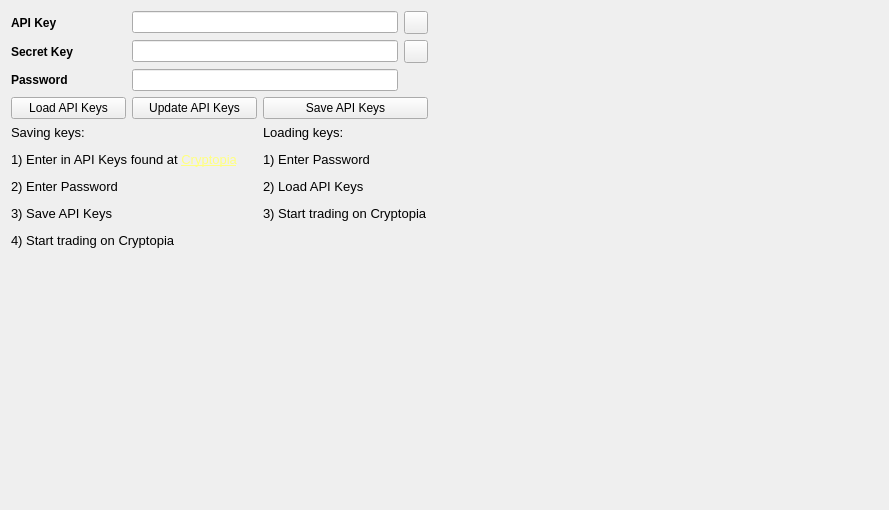
     <widget class="QWidget" name="ApiSettings">
      <attribute name="title">
       <string>Settings</string>
      </attribute>
      <layout class="QGridLayout" name="gridLayout">
       <item row="0" column="0">
        <widget class="QLabel" name="label_2">
         <property name="font">
          <font>
           <weight>75</weight>
           <bold>true</bold>
          </font>
         </property>
         <property name="text">
          <string>API Key</string>
         </property>
        </widget>
       </item>
       <item row="1" column="4">
        <widget class="QToolButton" name="SecretPasteButton">
         <property name="toolTip">
          <string>Paste from clipboard</string>
         </property>
         <property name="text">
          <string/>
         </property>
         <property name="icon">
          <iconset resource="../bitcoin.qrc">
           <normaloff>:/icons/editpaste</normaloff>:/icons/editpaste</iconset>
         </property>
         <property name="shortcut">
          <string>Alt+P</string>
         </property>
        </widget>
       </item>
       <item row="2" column="0">
        <widget class="QLabel" name="label_28">
         <property name="font">
          <font>
           <weight>75</weight>
           <bold>true</bold>
          </font>
         </property>
         <property name="text">
          <string>Password</string>
         </property>
        </widget>
       </item>
       <item row="0" column="4">
        <widget class="QToolButton" name="KeyPasteButton">
         <property name="toolTip">
          <string>Paste from clipboard</string>
         </property>
         <property name="text">
          <string/>
         </property>
         <property name="icon">
          <iconset resource="../bitcoin.qrc">
           <normaloff>:/icons/editpaste</normaloff>:/icons/editpaste</iconset>
         </property>
         <property name="shortcut">
          <string>Alt+P</string>
         </property>
        </widget>
       </item>
       <item row="2" column="1" colspan="3">
        <widget class="QLineEdit" name="PasswordInput">
         <property name="echoMode">
          <enum>QLineEdit::Password</enum>
         </property>
        </widget>
       </item>
       <item row="3" column="0">
        <widget class="QPushButton" name="LoadKeys">
         <property name="minimumSize">
          <size>
           <width>115</width>
           <height>0</height>
          </size>
         </property>
         <property name="text">
          <string>Load API Keys</string>
         </property>
        </widget>
       </item>
       <item row="3" column="1" colspan="2">
        <widget class="QPushButton" name="UpdateKeys">
         <property name="minimumSize">
          <size>
           <width>125</width>
           <height>0</height>
          </size>
         </property>
         <property name="text">
          <string>Update API Keys</string>
         </property>
        </widget>
       </item>
       <item row="3" column="3" colspan="2">
        <widget class="QPushButton" name="SaveKeys">
         <property name="minimumSize">
          <size>
           <width>115</width>
           <height>0</height>
          </size>
         </property>
         <property name="text">
          <string>Save API Keys</string>
         </property>
        </widget>
       </item>
       <item row="1" column="1" colspan="3">
        <widget class="QLineEdit" name="SecretKeyInput"/>
       </item>
       <item row="0" column="1" colspan="3">
        <widget class="QLineEdit" name="ApiKeyInput">
         <property name="text">
          <string/>
         </property>
        </widget>
       </item>
       <item row="1" column="0">
        <widget class="QLabel" name="label">
         <property name="font">
          <font>
           <weight>75</weight>
           <bold>true</bold>
          </font>
         </property>
         <property name="text">
          <string>Secret Key</string>
         </property>
        </widget>
       </item>
       <item row="0" column="5" rowspan="6">
        <spacer name="horizontalSpacer_3">
         <property name="orientation">
          <enum>Qt::Horizontal</enum>
         </property>
         <property name="sizeType">
          <enum>QSizePolicy::Fixed</enum>
         </property>
         <property name="sizeHint" stdset="0">
          <size>
           <width>450</width>
           <height>488</height>
          </size>
         </property>
        </spacer>
       </item>
       <item row="4" column="0" rowspan="2" colspan="3">
        <widget class="QLabel" name="label232_16">
         <property name="font">
          <font>
           <pointsize>10</pointsize>
           <weight>50</weight>
           <bold>false</bold>
          </font>
         </property>
         <property name="text">
          <string>&lt;html&gt;&lt;head/&gt;&lt;body&gt;&lt;p&gt;Saving keys:&lt;/p&gt;&lt;p&gt;1) Enter in API Keys found at &lt;a href=&quot;https://Cryptopia.com/Account/ManageApiKey&quot;&gt;&lt;span style=&quot; text-decoration: underline; color:#ffff7f;&quot;&gt;Cryptopia&lt;/span&gt;&lt;/a&gt;&lt;/p&gt;&lt;p&gt;2) Enter Password&lt;/p&gt;&lt;p&gt;3) Save API Keys&lt;/p&gt;&lt;p&gt;4) Start trading on Cryptopia&lt;/p&gt;&lt;/body&gt;&lt;/html&gt;</string>
         </property>
         <property name="alignment">
          <set>Qt::AlignLeading|Qt::AlignLeft|Qt::AlignTop</set>
         </property>
        </widget>
       </item>
       <item row="4" column="3" rowspan="2" colspan="2">
        <widget class="QLabel" name="label232_17">
         <property name="font">
          <font>
           <pointsize>10</pointsize>
           <weight>50</weight>
           <bold>false</bold>
          </font>
         </property>
         <property name="text">
          <string>&lt;html&gt;&lt;head/&gt;&lt;body&gt;&lt;p&gt;Loading keys:&lt;/p&gt;&lt;p&gt;1) Enter Password&lt;/p&gt;&lt;p&gt;2) Load API Keys&lt;/p&gt;&lt;p&gt;3) Start trading on Cryptopia&lt;/p&gt;&lt;/body&gt;&lt;/html&gt;</string>
         </property>
         <property name="alignment">
          <set>Qt::AlignLeading|Qt::AlignLeft|Qt::AlignTop</set>
         </property>
        </widget>
       </item>
      </layout>
      <zorder>label</zorder>
      <zorder>ApiKeyInput</zorder>
      <zorder>label_2</zorder>
      <zorder>SecretKeyInput</zorder>
      <zorder>UpdateKeys</zorder>
      <zorder>SaveKeys</zorder>
      <zorder>LoadKeys</zorder>
      <zorder>label232_16</zorder>
      <zorder>label232_17</zorder>
      <zorder>label_28</zorder>
      <zorder>PasswordInput</zorder>
      <zorder>horizontalSpacer_3</zorder>
      <zorder>KeyPasteButton</zorder>
      <zorder>SecretPasteButton</zorder>
     </widget>
